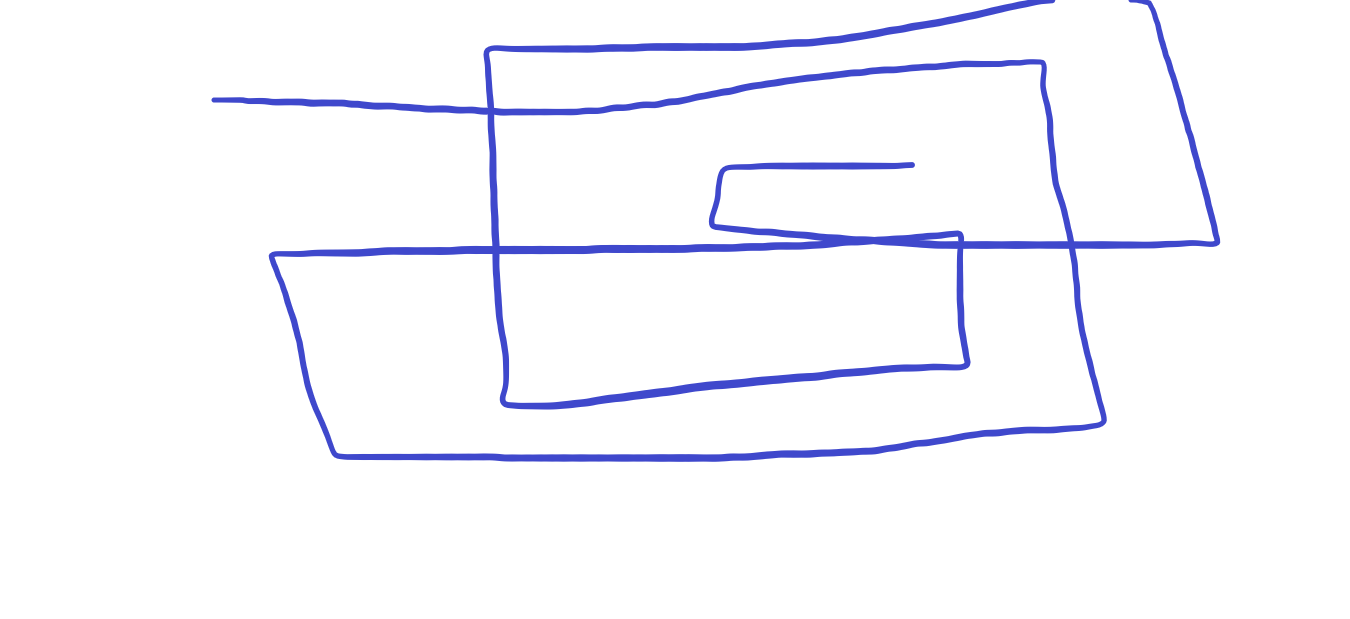
#> input picture maze_ai/assets/input/MAZE.png, 1350 x 619 px
$ python -i image_processor.py   (imports and definitions only)
#> lines starting #> are read from the running program, lines starting #| are printed output that depends on the picture; after the words box and inside, x2 and y2 are one past the last pixel; in counts of white or black regions, pixels touching at a corner belong together
import cv2

class ImageProcessor:

    def __init__(self, image_path):

        self.image_path = image_path

        self.original = None

        self.gray = None

        self.blur = None

        self.binary = None

    def load_image(self):

        self.original = cv2.imread(self.image_path)
#> self.original is the input picture: shape (619, 1350, 3); mean B, G, R 252.8, 247.1, 246.7

        if self.original is None:

            raise FileNotFoundError(
                f"Image not found: {self.image_path}"
            )

        return self.original

    def convert_to_gray(self):

        self.gray = cv2.cvtColor(
            self.original,
            cv2.COLOR_BGR2GRAY
        )
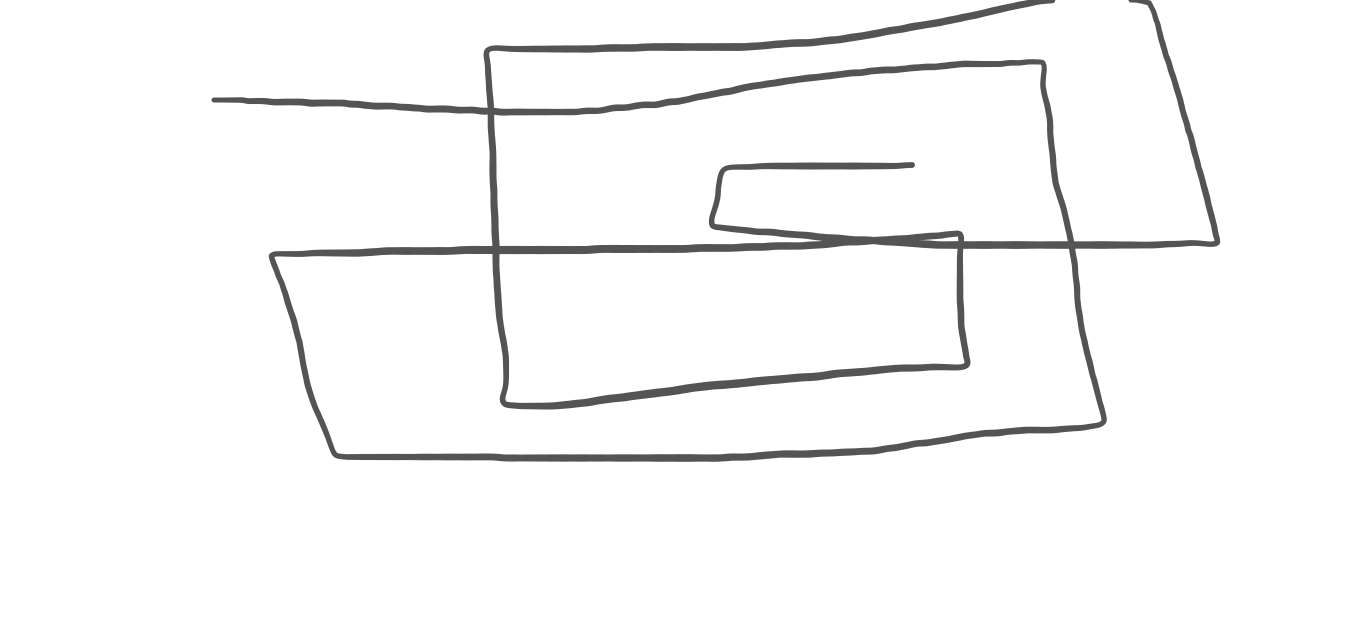
#> self.gray: shape (619, 1350); min 84, max 255, mean 247.6

        return self.gray

    def remove_noise(self):

        self.blur = cv2.GaussianBlur(
            self.gray,
            (5, 5),
            0
        )

        return self.blur

    def threshold_image(self):

        self.binary = cv2.adaptiveThreshold(
            self.blur,
            255,
            cv2.ADAPTIVE_THRESH_GAUSSIAN_C,
            cv2.THRESH_BINARY,
            11,
            2
        )
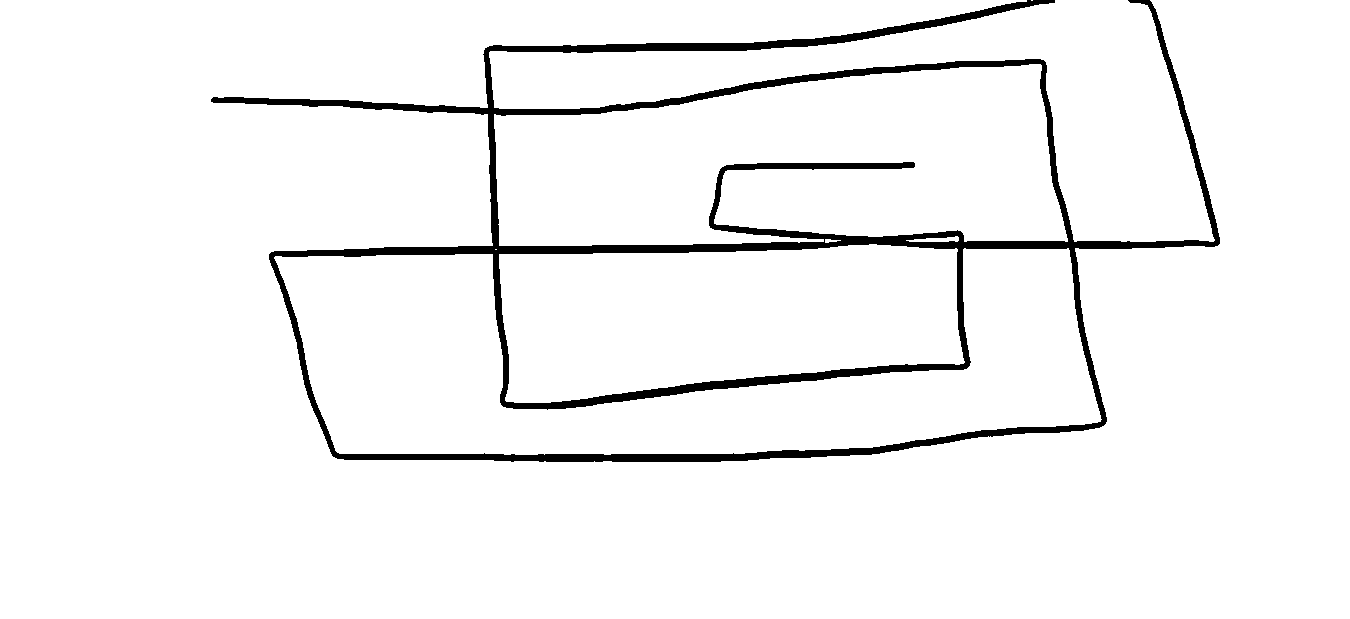
#> self.binary: shape (619, 1350); 95.7% white; 1 black region, box (x1, y1, x2, y2) and area: (211, 0, 1220, 462) 35549

        return self.binary

    def invert_image(self):

        self.binary = cv2.bitwise_not(
            self.binary
        )

        return self.binary

    def process(self):

        self.load_image()

        self.convert_to_gray()

        self.remove_noise()

        self.threshold_image()

        self.invert_image()

        return self.binary

>>> result = ImageProcessor('assets/input/MAZE.png').process()
